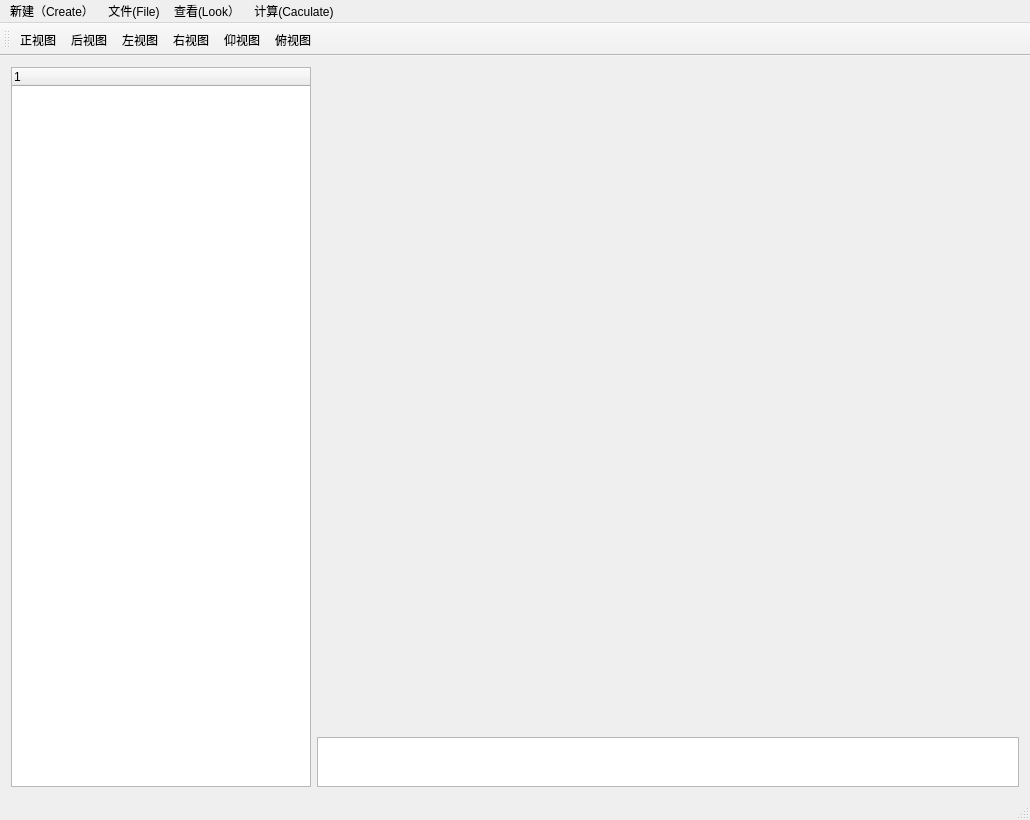
<?xml version="1.0" encoding="UTF-8"?>
<ui version="4.0">
 <class>InterFaceClass</class>
 <widget class="QMainWindow" name="InterFaceClass">
  <property name="geometry">
   <rect>
    <x>0</x>
    <y>0</y>
    <width>1030</width>
    <height>820</height>
   </rect>
  </property>
  <property name="windowTitle">
   <string>InterFace</string>
  </property>
  <widget class="QWidget" name="centralWidget">
   <layout class="QGridLayout" name="gridLayout">
    <item row="0" column="1" rowspan="3">
     <widget class="QTreeWidget" name="treeWidget">
      <property name="enabled">
       <bool>true</bool>
      </property>
      <property name="maximumSize">
       <size>
        <width>300</width>
        <height>16777215</height>
       </size>
      </property>
      <column>
       <property name="text">
        <string notr="true">1</string>
       </property>
      </column>
     </widget>
    </item>
    <item row="0" column="2" rowspan="2">
     <widget class="QWidget" name="widget" native="true"/>
    </item>
    <item row="2" column="2">
     <widget class="QTextEdit" name="textEdit">
      <property name="maximumSize">
       <size>
        <width>16777215</width>
        <height>50</height>
       </size>
      </property>
     </widget>
    </item>
   </layout>
  </widget>
  <widget class="QMenuBar" name="menuBar">
   <property name="geometry">
    <rect>
     <x>0</x>
     <y>0</y>
     <width>1030</width>
     <height>26</height>
    </rect>
   </property>
   <widget class="QMenu" name="menu">
    <property name="title">
     <string>文件(File)</string>
    </property>
    <addaction name="menuSave"/>
    <addaction name="actionRead"/>
   </widget>
   <widget class="QMenu" name="menu_View">
    <property name="title">
     <string>查看(Look）</string>
    </property>
    <addaction name="actionMpart"/>
    <addaction name="actionMinstance"/>
   </widget>
   <widget class="QMenu" name="menu_Create">
    <property name="title">
     <string>新建（Create）</string>
    </property>
    <addaction name="actionLeg"/>
    <addaction name="actionBody"/>
    <addaction name="actionHead"/>
   </widget>
   <widget class="QMenu" name="menu_Caculate">
    <property name="title">
     <string>计算(Caculate)</string>
    </property>
    <addaction name="actionCaculate"/>
   </widget>
   <addaction name="menu_Create"/>
   <addaction name="menu"/>
   <addaction name="menu_View"/>
   <addaction name="menu_Caculate"/>
  </widget>
  <widget class="QToolBar" name="mainToolBar">
   <attribute name="toolBarArea">
    <enum>TopToolBarArea</enum>
   </attribute>
   <attribute name="toolBarBreak">
    <bool>false</bool>
   </attribute>
   <addaction name="action_FrontView"/>
   <addaction name="action_BackView"/>
   <addaction name="action_LeftView"/>
   <addaction name="action_RightView"/>
   <addaction name="action_TopView"/>
   <addaction name="action_BottomView"/>
  </widget>
  <widget class="QStatusBar" name="statusBar"/>
  <action name="action_FrontView">
   <property name="icon">
    <iconset resource="tubiao.qrc">
     <normaloff>:/前.png</normaloff>:/前.png</iconset>
   </property>
   <property name="text">
    <string>正视图</string>
   </property>
   <property name="toolTip">
    <string>正视图</string>
   </property>
  </action>
  <action name="action_LeftView">
   <property name="icon">
    <iconset resource="tubiao.qrc">
     <normaloff>:/左.png</normaloff>:/左.png</iconset>
   </property>
   <property name="text">
    <string>左视图</string>
   </property>
   <property name="toolTip">
    <string>左视图</string>
   </property>
  </action>
  <action name="menuSave">
   <property name="text">
    <string>保存</string>
   </property>
  </action>
  <action name="actionRead">
   <property name="text">
    <string>读取</string>
   </property>
  </action>
  <action name="action_RightView">
   <property name="icon">
    <iconset resource="tubiao.qrc">
     <normaloff>:/右.png</normaloff>:/右.png</iconset>
   </property>
   <property name="text">
    <string>右视图</string>
   </property>
   <property name="toolTip">
    <string>右视图</string>
   </property>
  </action>
  <action name="actionMpart">
   <property name="text">
    <string>塔部件</string>
   </property>
  </action>
  <action name="actionMinstance">
   <property name="text">
    <string>塔实例</string>
   </property>
  </action>
  <action name="actionBody">
   <property name="text">
    <string>塔身</string>
   </property>
   <property name="toolTip">
    <string>塔身</string>
   </property>
  </action>
  <action name="actionHead">
   <property name="text">
    <string>塔头</string>
   </property>
   <property name="toolTip">
    <string>塔头</string>
   </property>
  </action>
  <action name="actionLeg">
   <property name="text">
    <string>塔腿</string>
   </property>
   <property name="toolTip">
    <string>塔腿</string>
   </property>
  </action>
  <action name="actionCaculate">
   <property name="text">
    <string>计算</string>
   </property>
  </action>
  <action name="action_BackView">
   <property name="checkable">
    <bool>true</bool>
   </property>
   <property name="icon">
    <iconset resource="tubiao.qrc">
     <normaloff>:/后.png</normaloff>:/后.png</iconset>
   </property>
   <property name="text">
    <string>后视图</string>
   </property>
   <property name="toolTip">
    <string>后视图</string>
   </property>
  </action>
  <action name="action_TopView">
   <property name="icon">
    <iconset resource="tubiao.qrc">
     <normaloff>:/上.png</normaloff>:/上.png</iconset>
   </property>
   <property name="text">
    <string>仰视图</string>
   </property>
   <property name="toolTip">
    <string>仰视图</string>
   </property>
  </action>
  <action name="action_BottomView">
   <property name="icon">
    <iconset resource="tubiao.qrc">
     <normaloff>:/俯.png</normaloff>:/俯.png</iconset>
   </property>
   <property name="text">
    <string>俯视图</string>
   </property>
   <property name="toolTip">
    <string>俯视图</string>
   </property>
  </action>
 </widget>
 <layoutdefault spacing="6" margin="11"/>
 <resources>
  <include location="TW.qrc"/>
  <include location="tubiao.qrc"/>
 </resources>
 <connections/>
</ui>
